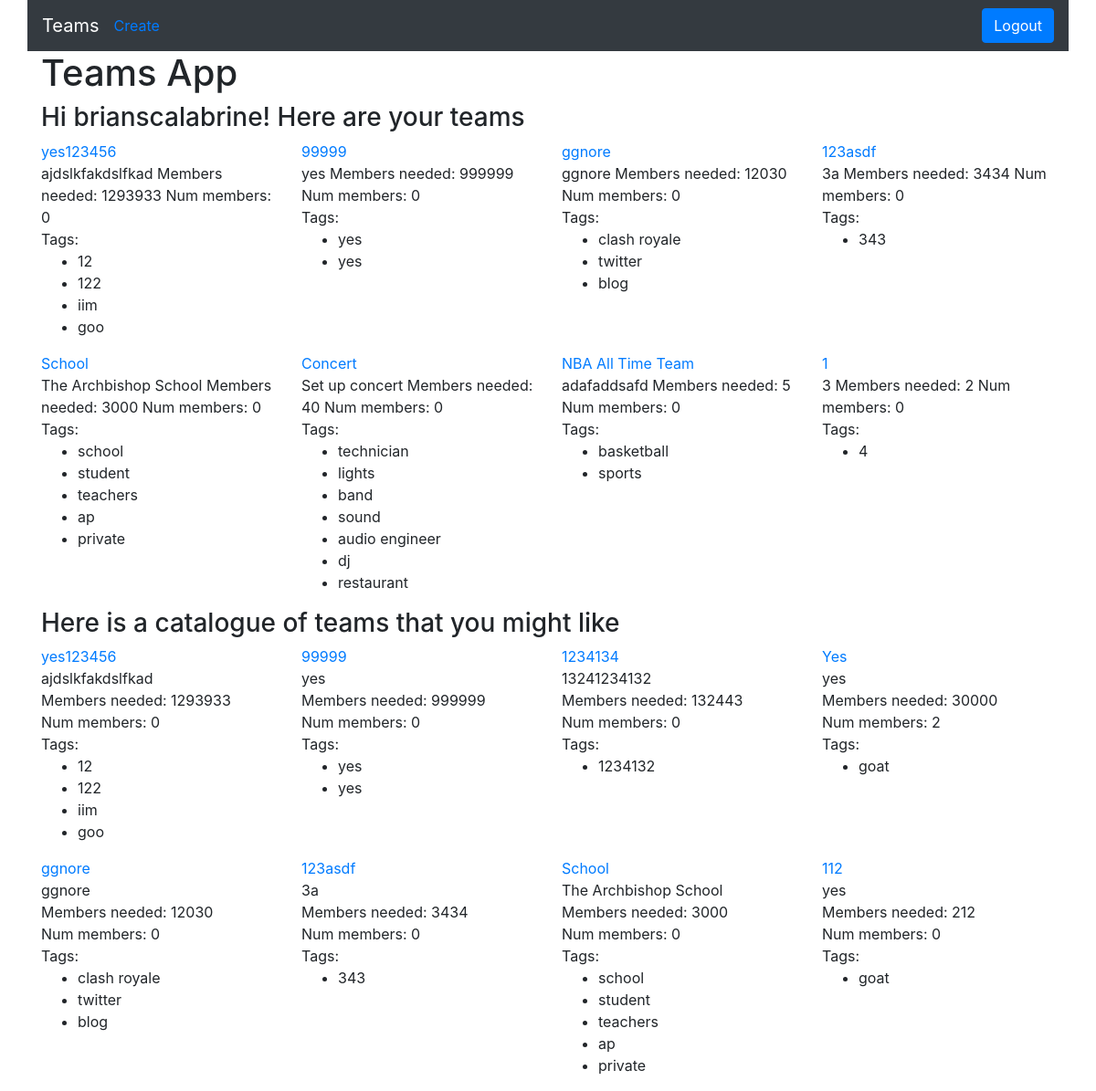
/app/ (signed in), run on an earlier commit of the app's database.
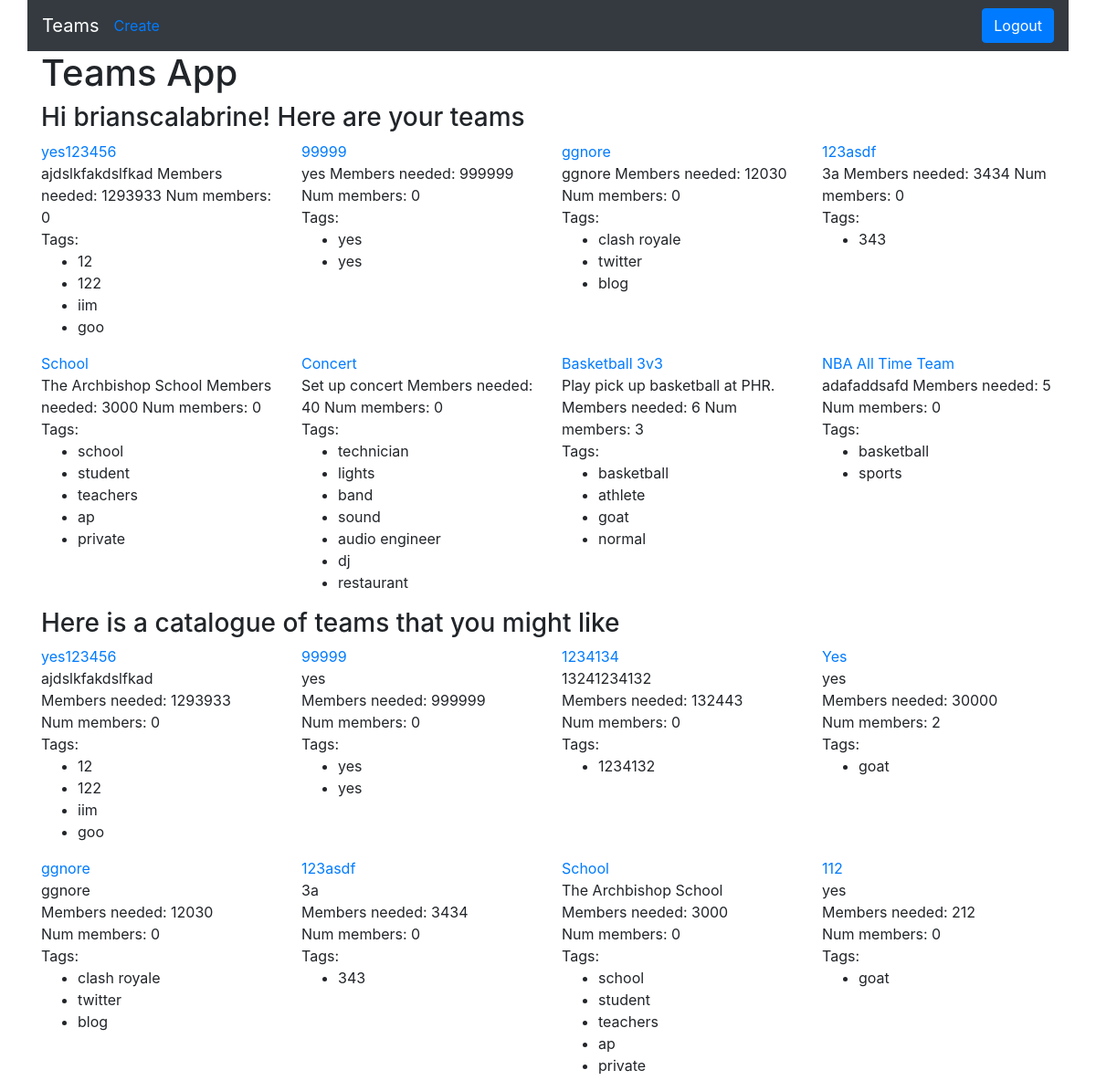
And on a later commit of the database.
### teamApp/models.py (models this page shows, shortened)
class Team(models.Model):
    project_name = models.CharField(max_length=64, default="Untitled")
    num_members = models.IntegerField(default=0)
    members_needed = models.IntegerField(default=0)
    project_description = models.TextField(max_length=1000)
    members = models.ManyToManyField(User)

class TeamTag(models.Model):
    name = models.CharField(max_length = 100)
    teamTagged = models.ForeignKey(Team, blank=True, on_delete=models.CASCADE)
    def __str__(self):
        return self.name

### teamApp/views.py (the view, shortened to what this page needs)
# urls.py: path('', views.IndexView.as_view(), name='index'),
class IndexView(View):
    def get(self, request):
        user = request.user
        allTeams = Team.objects.order_by("-members_needed")[:8]
        context = {
            'allTeams': allTeams,
            'user': user
        }
        if user.is_authenticated:
            context['userTeams'] = user.team_set.all().order_by("-members_needed")[:8]
        return render(request, 'teamApp/index.html', context)

### teamApp/templates/teamApp/index.html (shortened to what this page needs)
<!DOCTYPE html>
<html>
  <head>
    <link rel="stylesheet" href="https://maxcdn.bootstrapcdn.com/bootstrap/4.4.1/css/bootstrap.min.css" />
  </head>
  <body class="container">
    <div>
      <nav class="navbar row navbar-expand-sm navbar-expand-md navbar-inverse navbar-dark bg-dark">
          <a class="navbar-brand" href="{% url 'index' %}">
              <span class="logo">Teams</span>
          </a>
          <ul class="navbar-nav collapse navbar-collapse" id="collapsibleNavbar">
              {% if user.is_authenticated %}
                <li class="navbar-item navbar-link">
                  <a href="{% url 'create' %}">Create</a>
                </li>
              {% endif %}
              <li class="navbar-item ml-auto">
                  <form method="POST">
                    {% if user.is_authenticated %}
                      <button type="submit" class="btn btn-primary">Logout</button>
                    {% else %}
                      <input type="hidden" name="login" value="login"></input>
                      <button type="submit" class="btn btn-primary">Log In</button>
                    {% endif %}
                  </form>
              </li>
          </ul>
      </nav>
      <h1>Teams App</h1>
      {% if user.is_authenticated %}
      <form method="POST">
          <h3>Hi {{user.username}}! Here are your teams</h3>
          <div class="row">
            {% for team in userTeams %}
            <div class="col-md-3">
              <div class="text-primary">
                <a href="teams\{{team.id}}">{{team.project_name}}</a>
              </div>
              <div class="text">
                {{team.project_description}}
                Members needed: {{team.members_needed}}
                Num members: {{team.num_members}}
                <div>
                  Tags:
                  <ul>
                    {% for tag in team.teamtag_set.all %}
                    <li>{{tag}}</li>
                    {% endfor %}
                </div>
              </div>
            </div>
            {% endfor %}
          </div>
      </form>
      {% endif %}
      <h3>Here is a catalogue of teams that you might like</h3>
      <div class="row">
        {% for team in allTeams %}
        <div class="col-md-3">
          <div class="text-primary">
            <a href="teams\{{team.id}}">{{team.project_name}}</a>
          </div>
          <div class="text">
            {{team.project_description}}
            <br />
            Members needed: {{team.members_needed}}
            <br />
            Num members: {{team.num_members}}
            <div>
              Tags:
              <ul>
                {% for tag in team.teamtag_set.all %}
                <li>{{tag}}</li>
                {% endfor %}
            </div>
          </div>
        </div>
        {% endfor %}
      </div>
    </div>
  </body>
</html>

What changed in the data, as far as the page shows it:
no longer on this page (row unchanged): Team: project_name "1", project_description "3", members_needed "2", num_members "0", shown under "Hi brianscalabrine! Here are your teams"
no longer on this page (row unchanged): TeamTag: name "4", shown under "1"
added Team: project_name "Basketball 3v3", project_description "Play pick up basketball at PHR.", members_needed "6", num_members "3", shown under "Hi brianscalabrine! Here are your teams"
added TeamTag: name "basketball", shown under "Basketball 3v3"
added TeamTag: name "athlete", shown under "Basketball 3v3"
added TeamTag: name "goat", shown under "Basketball 3v3"
added TeamTag: name "normal", shown under "Basketball 3v3"
